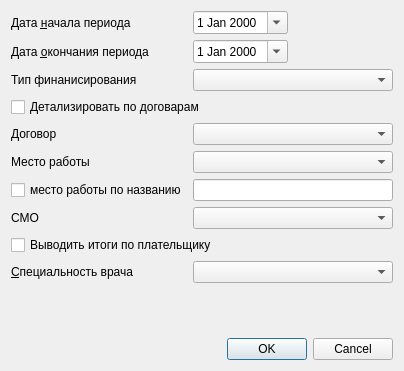
<?xml version="1.0" encoding="UTF-8"?>
<ui version="4.0">
 <class>ReportPayersSetupDialog</class>
 <widget class="QDialog" name="ReportPayersSetupDialog">
  <property name="geometry">
   <rect>
    <x>0</x>
    <y>0</y>
    <width>404</width>
    <height>371</height>
   </rect>
  </property>
  <property name="minimumSize">
   <size>
    <width>383</width>
    <height>0</height>
   </size>
  </property>
  <property name="windowTitle">
   <string>Dialog</string>
  </property>
  <layout class="QGridLayout" name="gridLayout">
   <item row="11" column="1" colspan="2">
    <widget class="QDialogButtonBox" name="buttonBox">
     <property name="orientation">
      <enum>Qt::Horizontal</enum>
     </property>
     <property name="standardButtons">
      <set>QDialogButtonBox::Cancel|QDialogButtonBox::Ok</set>
     </property>
    </widget>
   </item>
   <item row="0" column="1" colspan="2">
    <widget class="CDateEdit" name="edtBegDate">
     <property name="sizePolicy">
      <sizepolicy hsizetype="Maximum" vsizetype="Fixed">
       <horstretch>0</horstretch>
       <verstretch>0</verstretch>
      </sizepolicy>
     </property>
     <property name="calendarPopup">
      <bool>true</bool>
     </property>
    </widget>
   </item>
   <item row="0" column="0">
    <widget class="QLabel" name="lblBegDate">
     <property name="sizePolicy">
      <sizepolicy hsizetype="Maximum" vsizetype="Preferred">
       <horstretch>0</horstretch>
       <verstretch>0</verstretch>
      </sizepolicy>
     </property>
     <property name="text">
      <string>Дата &amp;начала периода</string>
     </property>
     <property name="buddy">
      <cstring>edtBegDate</cstring>
     </property>
    </widget>
   </item>
   <item row="2" column="1" colspan="2">
    <widget class="CRBComboBox" name="cmbFinance">
     <property name="sizePolicy">
      <sizepolicy hsizetype="Expanding" vsizetype="Fixed">
       <horstretch>0</horstretch>
       <verstretch>0</verstretch>
      </sizepolicy>
     </property>
    </widget>
   </item>
   <item row="2" column="0">
    <widget class="QLabel" name="lblFinance">
     <property name="sizePolicy">
      <sizepolicy hsizetype="Maximum" vsizetype="Preferred">
       <horstretch>0</horstretch>
       <verstretch>0</verstretch>
      </sizepolicy>
     </property>
     <property name="text">
      <string>Тип финанисирования</string>
     </property>
    </widget>
   </item>
   <item row="6" column="0">
    <widget class="QCheckBox" name="chkFreeInputWork">
     <property name="text">
      <string>место работы по названию</string>
     </property>
    </widget>
   </item>
   <item row="6" column="1" colspan="2">
    <widget class="QLineEdit" name="edtFreeInputWork"/>
   </item>
   <item row="7" column="0">
    <widget class="QLabel" name="lblInsurer">
     <property name="text">
      <string>СМО</string>
     </property>
    </widget>
   </item>
   <item row="4" column="0">
    <widget class="QLabel" name="lblContract">
     <property name="text">
      <string>Договор</string>
     </property>
    </widget>
   </item>
   <item row="8" column="0" colspan="2">
    <widget class="QCheckBox" name="chkPrintPayerResult">
     <property name="text">
      <string>Выводить итоги по плательщику</string>
     </property>
    </widget>
   </item>
   <item row="5" column="1" colspan="2">
    <widget class="COrgComboBox" name="cmbClientOrganisation"/>
   </item>
   <item row="1" column="1" colspan="2">
    <widget class="CDateEdit" name="edtEndDate">
     <property name="sizePolicy">
      <sizepolicy hsizetype="Maximum" vsizetype="Fixed">
       <horstretch>0</horstretch>
       <verstretch>0</verstretch>
      </sizepolicy>
     </property>
     <property name="calendarPopup">
      <bool>true</bool>
     </property>
    </widget>
   </item>
   <item row="1" column="0">
    <widget class="QLabel" name="lblEndDate">
     <property name="sizePolicy">
      <sizepolicy hsizetype="Maximum" vsizetype="Preferred">
       <horstretch>0</horstretch>
       <verstretch>0</verstretch>
      </sizepolicy>
     </property>
     <property name="text">
      <string>Дата &amp;окончания периода</string>
     </property>
     <property name="buddy">
      <cstring>edtEndDate</cstring>
     </property>
    </widget>
   </item>
   <item row="10" column="0" colspan="3">
    <spacer name="verticalSpacer">
     <property name="orientation">
      <enum>Qt::Vertical</enum>
     </property>
     <property name="sizeHint" stdset="0">
      <size>
       <width>368</width>
       <height>96</height>
      </size>
     </property>
    </spacer>
   </item>
   <item row="7" column="1" colspan="2">
    <widget class="CInsurerComboBox" name="cmbInsurer"/>
   </item>
   <item row="4" column="1" colspan="2">
    <widget class="CIndependentContractComboBox" name="cmbContract"/>
   </item>
   <item row="5" column="0">
    <widget class="QLabel" name="lblClientOrganisation">
     <property name="text">
      <string>Место работы</string>
     </property>
    </widget>
   </item>
   <item row="3" column="0" colspan="2">
    <widget class="QCheckBox" name="chkDetailContracts">
     <property name="text">
      <string>Детализировать по договарам</string>
     </property>
    </widget>
   </item>
   <item row="9" column="0">
    <widget class="QLabel" name="lblSpeciality">
     <property name="text">
      <string>&amp;Специальность врача</string>
     </property>
     <property name="buddy">
      <cstring>cmbSpeciality</cstring>
     </property>
    </widget>
   </item>
   <item row="9" column="1" colspan="2">
    <widget class="CRBComboBox" name="cmbSpeciality">
     <property name="whatsThis">
      <string>&lt;html&gt;&lt;head&gt;&lt;meta name=&quot;qrichtext&quot; content=&quot;1&quot; /&gt;&lt;style type=&quot;text/css&quot;&gt;
p, li { white-space: pre-wrap; }
&lt;/style&gt;&lt;/head&gt;&lt;body style=&quot; font-family:'MS Shell Dlg 2'; font-size:8.25pt; font-weight:400; font-style:normal;&quot;&gt;
&lt;p style=&quot;-qt-paragraph-type:empty; margin-top:0px; margin-bottom:0px; margin-left:0px; margin-right:0px; -qt-block-indent:0; text-indent:0px;&quot;&gt;&lt;/p&gt;&lt;/body&gt;&lt;/html&gt;</string>
     </property>
    </widget>
   </item>
  </layout>
 </widget>
 <customwidgets>
  <customwidget>
   <class>CRBComboBox</class>
   <extends>QComboBox</extends>
   <header>library/crbcombobox.h</header>
  </customwidget>
  <customwidget>
   <class>CDateEdit</class>
   <extends>QDateEdit</extends>
   <header>library/DateEdit</header>
  </customwidget>
  <customwidget>
   <class>CIndependentContractComboBox</class>
   <extends>QComboBox</extends>
   <header>Orgs/OrgComboBox.h</header>
  </customwidget>
  <customwidget>
   <class>COrgComboBox</class>
   <extends>QComboBox</extends>
   <header>Orgs/OrgComboBox.h</header>
  </customwidget>
  <customwidget>
   <class>CInsurerComboBox</class>
   <extends>QComboBox</extends>
   <header>Orgs/OrgComboBox.h</header>
  </customwidget>
 </customwidgets>
 <resources/>
 <connections>
  <connection>
   <sender>buttonBox</sender>
   <signal>accepted()</signal>
   <receiver>ReportPayersSetupDialog</receiver>
   <slot>accept()</slot>
   <hints>
    <hint type="sourcelabel">
     <x>248</x>
     <y>254</y>
    </hint>
    <hint type="destinationlabel">
     <x>157</x>
     <y>274</y>
    </hint>
   </hints>
  </connection>
  <connection>
   <sender>buttonBox</sender>
   <signal>rejected()</signal>
   <receiver>ReportPayersSetupDialog</receiver>
   <slot>reject()</slot>
   <hints>
    <hint type="sourcelabel">
     <x>316</x>
     <y>260</y>
    </hint>
    <hint type="destinationlabel">
     <x>286</x>
     <y>274</y>
    </hint>
   </hints>
  </connection>
 </connections>
</ui>
